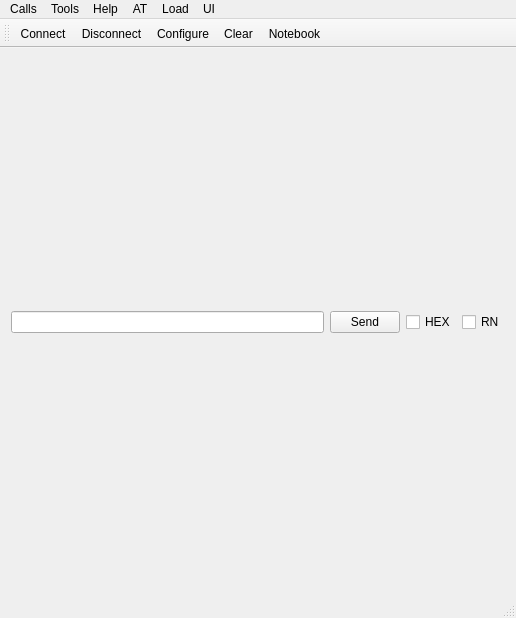
<?xml version="1.0" encoding="UTF-8"?>
<ui version="4.0">
 <class>MainWindow</class>
 <widget class="QMainWindow" name="MainWindow">
  <property name="geometry">
   <rect>
    <x>0</x>
    <y>0</y>
    <width>516</width>
    <height>618</height>
   </rect>
  </property>
  <property name="windowTitle">
   <string>Simple Terminal</string>
  </property>
  <property name="windowIcon">
   <iconset resource="terminal.qrc">
    <normaloff>:/images/Log.png</normaloff>:/images/Log.png</iconset>
  </property>
  <property name="autoFillBackground">
   <bool>false</bool>
  </property>
  <widget class="QWidget" name="centralWidget">
   <layout class="QVBoxLayout" name="verticalLayout_2">
    <item>
     <layout class="QVBoxLayout" name="verticalLayout"/>
    </item>
    <item>
     <layout class="QHBoxLayout" name="horizontalLayout">
      <item>
       <widget class="QLineEdit" name="lineEdit"/>
      </item>
      <item>
       <widget class="QPushButton" name="pushButton">
        <property name="enabled">
         <bool>true</bool>
        </property>
        <property name="minimumSize">
         <size>
          <width>0</width>
          <height>0</height>
         </size>
        </property>
        <property name="maximumSize">
         <size>
          <width>70</width>
          <height>16777215</height>
         </size>
        </property>
        <property name="mouseTracking">
         <bool>false</bool>
        </property>
        <property name="text">
         <string>Send</string>
        </property>
        <property name="checkable">
         <bool>false</bool>
        </property>
        <property name="autoDefault">
         <bool>false</bool>
        </property>
       </widget>
      </item>
      <item>
       <widget class="QCheckBox" name="checkBoxHEX">
        <property name="text">
         <string>HEX</string>
        </property>
       </widget>
      </item>
      <item>
       <widget class="QCheckBox" name="checkBoxRN">
        <property name="text">
         <string>RN</string>
        </property>
       </widget>
      </item>
     </layout>
    </item>
   </layout>
  </widget>
  <widget class="QMenuBar" name="menuBar">
   <property name="geometry">
    <rect>
     <x>0</x>
     <y>0</y>
     <width>516</width>
     <height>22</height>
    </rect>
   </property>
   <widget class="QMenu" name="menuCalls">
    <property name="title">
     <string>Calls</string>
    </property>
    <addaction name="actionConnect"/>
    <addaction name="actionDisconnect"/>
    <addaction name="separator"/>
    <addaction name="actionQuit"/>
   </widget>
   <widget class="QMenu" name="menuTools">
    <property name="title">
     <string>Tools</string>
    </property>
    <addaction name="actionConfigure"/>
    <addaction name="actionClear"/>
    <addaction name="actionNotebook"/>
   </widget>
   <widget class="QMenu" name="menuHelp">
    <property name="title">
     <string>Help</string>
    </property>
    <addaction name="actionAbout"/>
    <addaction name="actionAbout_Scripts"/>
   </widget>
   <widget class="QMenu" name="menuAT">
    <property name="title">
     <string>AT</string>
    </property>
   </widget>
   <widget class="QMenu" name="menuLoadS">
    <property name="title">
     <string>Load</string>
    </property>
    <addaction name="actionScript"/>
    <addaction name="actionStopScript"/>
    <addaction name="actionFile"/>
   </widget>
   <widget class="QMenu" name="menuUI">
    <property name="title">
     <string>UI</string>
    </property>
    <addaction name="actionMobile"/>
    <addaction name="actionBT"/>
    <addaction name="actionGNSS"/>
    <addaction name="actionNetwork"/>
    <addaction name="actionData_connection"/>
    <addaction name="actionBands"/>
   </widget>
   <addaction name="menuCalls"/>
   <addaction name="menuTools"/>
   <addaction name="menuHelp"/>
   <addaction name="menuAT"/>
   <addaction name="menuLoadS"/>
   <addaction name="menuUI"/>
  </widget>
  <widget class="QStatusBar" name="statusBar">
   <property name="toolTip">
    <string>Display application current state</string>
   </property>
  </widget>
  <widget class="QToolBar" name="mainToolBar">
   <attribute name="toolBarArea">
    <enum>TopToolBarArea</enum>
   </attribute>
   <attribute name="toolBarBreak">
    <bool>false</bool>
   </attribute>
   <addaction name="actionConnect"/>
   <addaction name="actionDisconnect"/>
   <addaction name="actionConfigure"/>
   <addaction name="actionClear"/>
   <addaction name="actionNotebook"/>
  </widget>
  <action name="actionAbout">
   <property name="text">
    <string>About terminal</string>
   </property>
   <property name="toolTip">
    <string>About program</string>
   </property>
   <property name="shortcut">
    <string>Alt+A</string>
   </property>
  </action>
  <action name="actionAboutQt">
   <property name="text">
    <string>About Qt</string>
   </property>
  </action>
  <action name="actionConnect">
   <property name="icon">
    <iconset resource="terminal.qrc">
     <normaloff>:/images/connect.png</normaloff>:/images/connect.png</iconset>
   </property>
   <property name="text">
    <string>C&amp;onnect</string>
   </property>
   <property name="toolTip">
    <string>Connect to serial port</string>
   </property>
   <property name="shortcut">
    <string>Ctrl+O</string>
   </property>
  </action>
  <action name="actionDisconnect">
   <property name="icon">
    <iconset resource="terminal.qrc">
     <normaloff>:/images/disconnect.png</normaloff>:/images/disconnect.png</iconset>
   </property>
   <property name="text">
    <string>&amp;Disconnect</string>
   </property>
   <property name="toolTip">
    <string>Disconnect from serial port</string>
   </property>
   <property name="shortcut">
    <string>Ctrl+D</string>
   </property>
  </action>
  <action name="actionConfigure">
   <property name="icon">
    <iconset resource="terminal.qrc">
     <normaloff>:/images/settings.png</normaloff>:/images/settings.png</iconset>
   </property>
   <property name="text">
    <string>&amp;Configure</string>
   </property>
   <property name="toolTip">
    <string>Configure serial port</string>
   </property>
   <property name="shortcut">
    <string>Alt+C</string>
   </property>
  </action>
  <action name="actionClear">
   <property name="icon">
    <iconset resource="terminal.qrc">
     <normaloff>:/images/clear.png</normaloff>:/images/clear.png</iconset>
   </property>
   <property name="text">
    <string>C&amp;lear</string>
   </property>
   <property name="toolTip">
    <string>Clear data</string>
   </property>
   <property name="shortcut">
    <string>Alt+L</string>
   </property>
  </action>
  <action name="actionQuit">
   <property name="icon">
    <iconset resource="terminal.qrc">
     <normaloff>:/images/application-exit.png</normaloff>:/images/application-exit.png</iconset>
   </property>
   <property name="text">
    <string>&amp;Quit</string>
   </property>
   <property name="shortcut">
    <string>Ctrl+Q</string>
   </property>
  </action>
  <action name="actionScript">
   <property name="text">
    <string>Script</string>
   </property>
  </action>
  <action name="actionStopScript">
   <property name="text">
    <string>Stop</string>
   </property>
  </action>
  <action name="actionFile">
   <property name="text">
    <string>File</string>
   </property>
  </action>
  <action name="actionMobile">
   <property name="text">
    <string>Mobile</string>
   </property>
   <property name="toolTip">
    <string>Voice dial + SMS send</string>
   </property>
  </action>
  <action name="actionBT">
   <property name="text">
    <string>BT</string>
   </property>
  </action>
  <action name="actionGNSS">
   <property name="text">
    <string>GNSS</string>
   </property>
  </action>
  <action name="actionNetwork">
   <property name="text">
    <string>Network</string>
   </property>
  </action>
  <action name="actionData_connection">
   <property name="text">
    <string>Data connection</string>
   </property>
  </action>
  <action name="actionNotebook">
   <property name="icon">
    <iconset resource="terminal.qrc">
     <normaloff>:/images/note.png</normaloff>:/images/note.png</iconset>
   </property>
   <property name="text">
    <string>Notebook</string>
   </property>
   <property name="toolTip">
    <string>Notebook for AT commands</string>
   </property>
   <property name="shortcut">
    <string>Ctrl+N</string>
   </property>
  </action>
  <action name="actionAbout_Scripts">
   <property name="text">
    <string>About Scripts</string>
   </property>
  </action>
  <action name="actionBands">
   <property name="text">
    <string>Bands</string>
   </property>
  </action>
 </widget>
 <layoutdefault spacing="6" margin="11"/>
 <resources>
  <include location="terminal.qrc"/>
 </resources>
 <connections/>
</ui>
